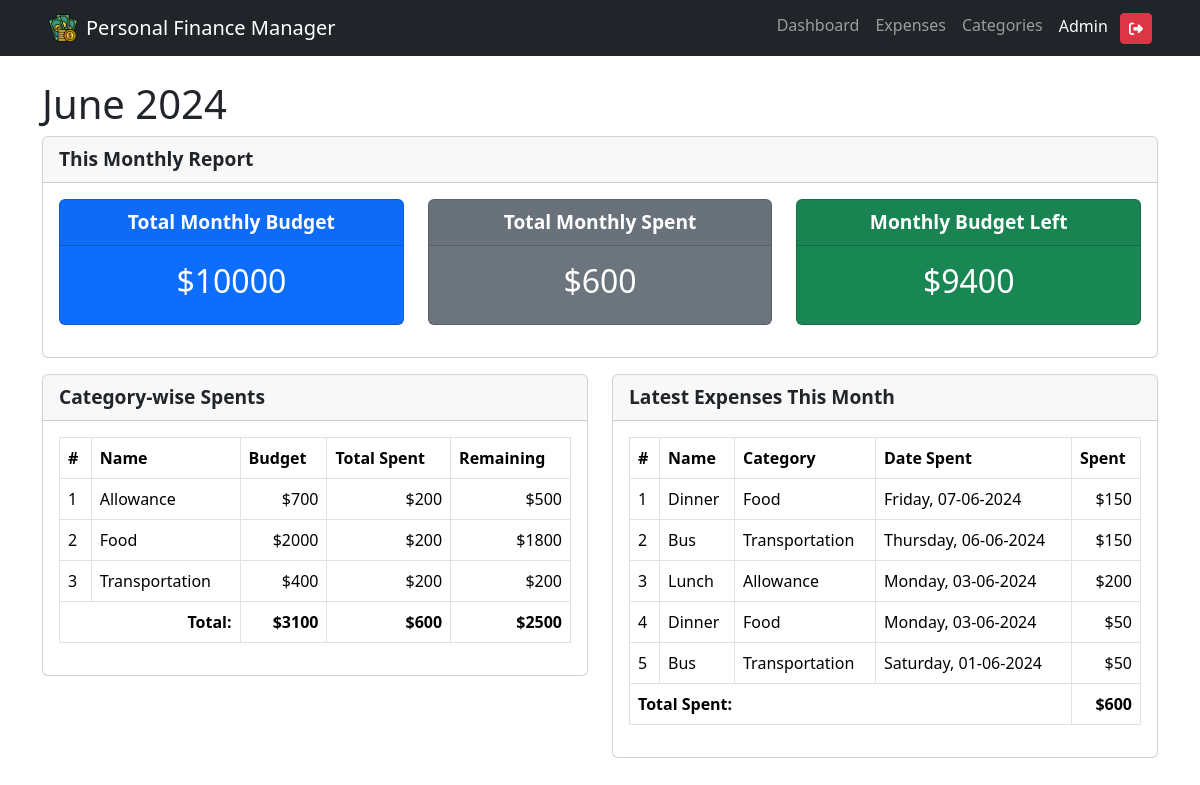
The page /dashboard.php (signed in) on the database its author committed.
### tables this page shows
CREATE TABLE `tbl_budget` (
  `id` int(11) NOT NULL AUTO_INCREMENT,
  `monthly_budget` int(11) NOT NULL,
  `tbl_user_id` int(11) DEFAULT NULL,
  PRIMARY KEY (`id`),
  KEY `tbl_budget_tbl_users_FK` (`tbl_user_id`),
  CONSTRAINT `tbl_budget_tbl_users_FK` FOREIGN KEY (`tbl_user_id`) REFERENCES `tbl_users` (`id`)
);

CREATE TABLE `tbl_expense_categories` (
  `id` int(11) NOT NULL AUTO_INCREMENT,
  `category_name` text NOT NULL,
  `category_budget` int(11) DEFAULT NULL,
  `tbl_user_id` int(11) NOT NULL,
  PRIMARY KEY (`id`),
  UNIQUE KEY `tbl_expense_categories_unique` (`category_name`) USING HASH,
  KEY `tbl_expense_categories_tbl_users_FK` (`tbl_user_id`),
  CONSTRAINT `tbl_expense_categories_tbl_users_FK` FOREIGN KEY (`tbl_user_id`) REFERENCES `tbl_users` (`id`)
);

CREATE TABLE `tbl_expenses` (
  `id` int(11) NOT NULL AUTO_INCREMENT,
  `tbl_expense_category_id` int(11) NOT NULL,
  `expense_name` text NOT NULL,
  `expense_date` date NOT NULL,
  `expense_spent` int(11) NOT NULL,
  `expense_description` text NOT NULL,
  `tbl_user_id` int(11) NOT NULL,
  PRIMARY KEY (`id`),
  KEY `tbl_expense_tbl_expense_category_id_IDX` (`tbl_expense_category_id`) USING BTREE,
  KEY `tbl_expenses_tbl_users_FK` (`tbl_user_id`),
  CONSTRAINT `tbl_expenses_tbl_expense_categories_FK` FOREIGN KEY (`tbl_expense_category_id`) REFERENCES `tbl_expense_categories` (`id`),
  CONSTRAINT `tbl_expenses_tbl_users_FK` FOREIGN KEY (`tbl_user_id`) REFERENCES `tbl_users` (`id`)
);

### dashboard.php (the view, shortened to what this page needs)
<?php
include_once "auth.php";
?>
<!DOCTYPE html>
<html lang="en">
<head>
    <?php include_once "includes/head-content.php"; ?>
</head>
<body>
    <?php include_once SITE_PATH . "includes/header.php"; ?>
    <div class="main-panel mt-4 container">
        <div class="row">
            <div class="col-12">
                <h1 class="text-bold"><?php echo date('F Y'); ?></h1>
            </div>
            <div class="col-md-12">
                <div class="card">
                    <div class="card-header">
                        This Monthly Report
                    </div>
                    <div class="card-body">
                        <div class="data-item">
                            <div class="col-md-12">
                                <div class="row">
                                    <div class="col">
                                        <?php
                                        $stmt = $conn->prepare("SELECT * FROM `tbl_budget`");
                                        $stmt->execute();
                                        $result = $stmt->fetch();
                                        if ($result) {
                                            $monthlyBudget = $result['monthly_budget'];
                                        } else {
                                            $monthlyBudget = 0;
                                        }
                                        ?>
                                        <div class="card text-white bg-primary text-center mb-3">
                                            <div class="card-header">Total Monthly Budget</div>
                                            <div class="card-body">
                                                <h2>$<?php echo $monthlyBudget; ?></h2>
                                            </div>
                                        </div>
                                    </div>
                                    <div class="col">
                                        <?php
                                        $stmt = $conn->prepare("
                                                SELECT sum(expense_spent) as total_expenses
                                                FROM `tbl_expenses`
                                                WHERE MONTH(`expense_date`) = MONTH(now())
                                            ");
                                        $stmt->execute();
                                        $result = $stmt->fetch();
                                        if ($result) {
                                            $totalExpenses = $result['total_expenses'];
                                        } else {
                                            $totalExpenses = 0;
                                        }
                                        ?>
                                        <div class="card text-white bg-secondary text-center mb-3">
                                            <div class="card-header">Total Monthly Spent</div>
                                            <div class="card-body">
                                                <h2>$<?php echo $totalExpenses; ?></h2>
                                            </div>
                                        </div>
                                    </div>
                                    <div class="col">
                                        <div class="card text-white bg-success text-center mb-3">
                                            <div class="card-header">Monthly Budget Left</div>
                                            <div class="card-body">
                                                <h2>$<?php echo ($monthlyBudget - $totalExpenses); ?></h2>
                                            </div>
                                        </div>
                                    </div>
                                </div>
                            </div>
                        </div>
                    </div>
                </div>
            </div>
            <div class="col-md-6 mt-3">
                <div class="card">
                    <div class="card-header">
                        Category-wise Spents
                    </div>
                    <div class="card-body table-responsive">
                        <table class="table table-bordered table-hover">
                            <thead>
                                <tr>
                                    <th scope="col">#</th>
                                    <th scope="col">Name</th>
                                    <th scope="col">Budget</th>
                                    <th scope="col">Total Spent</th>
                                    <th scope="col">Remaining</th>
                                </tr>
                            </thead>
                            <tbody>
                                <?php
                                $stmt = $conn->prepare("
                                    SELECT
                                        `tbl_expense_categories`.`id`,
                                        `tbl_expense_categories`.`category_name`,
                                        `tbl_expense_categories`.`category_budget`,
                                        sum(`tbl_expenses`.`expense_spent`) as total_spent,
                                        (`tbl_expense_categories`.`category_budget` - sum(`tbl_expenses`.`expense_spent`)) as remaining
                                    FROM
                                        `tbl_expense_categories`
                                    LEFT JOIN tbl_expenses ON
                                        `tbl_expenses`.`tbl_expense_category_id` = `tbl_expense_categories`.`id`
                                    WHERE
                                        MONTH(`tbl_expenses`.`expense_date`) = MONTH(now())
                                    GROUP BY `tbl_expense_categories`.`id`
                                    ORDER BY
                                        `tbl_expense_categories`.`category_name`;
                                ");
                                $stmt->execute();
                                $result = $stmt->fetchAll();
                                $i = 1;
                                $totalBudget = $totalSpent = $totalRemain = 0;
                                foreach ($result as $row) {
                                    $categoryName = $row['category_name'];
                                    $categoryBudget = $row['category_budget'];
                                    $categorySpent = $row['total_spent'];
                                    $categoryRemain = $row['remaining'];
                                    $totalBudget += $categoryBudget;
                                    $totalSpent += $categorySpent;
                                    $totalRemain += $categoryRemain;
                                ?>
                                    <tr>
                                        <td><?php echo $i++ ?></td>
                                        <td><?php echo $categoryName ?></td>
                                        <td style="text-align: right;">$<?php echo $categoryBudget ?></td>
                                        <td style="text-align: right;">$<?php echo $categorySpent ?></td>
                                        <td style="text-align: right;">$<?php echo $categoryRemain ?></td>
                                    </tr>
                                <?php
                                }
                                ?>
                                <tr style="font-weight: bold;">
                                    <td colspan="2" style="text-align: right;">Total: </td>
                                    <td style="text-align: right;">$<?php echo $totalBudget ?></td>
                                    <td style="text-align: right;">$<?php echo $totalSpent ?></td>
                                    <td style="text-align: right;">$<?php echo $totalRemain ?></td>
                                </tr>
                            </tbody>
                        </table>
                    </div>
                </div>
            </div>
            <div class="col-md-6 mt-3">
                <div class="card">
                    <div class="card-header">
                        Latest Expenses This Month
                    </div>
                    <div class="card-body">
                        <div class="data-item">
                            <div class="col-md-12 table-responsive">
                                <table class="table table-bordered table-hover">
                                    <thead>
                                        <tr>
                                            <th scope="col">#</th>
                                            <th scope="col">Name</th>
                                            <th scope="col">Category</th>
                                            <th scope="col">Date Spent</th>
                                            <th scope="col">Spent</th>
                                        </tr>
                                    </thead>
                                    <tbody>
                                        <?php
                                        $stmt = $conn->prepare("
                                            SELECT
                                                `tbl_expenses`.`id`,
                                                `tbl_expenses`.`tbl_expense_category_id`,
                                                `tbl_expenses`.`expense_name`,
                                                `tbl_expense_categories`.`category_name`,
                                                `tbl_expenses`.`expense_date`,
                                                `tbl_expenses`.`expense_spent`,
                                                `tbl_expenses`.`expense_description`
                                            FROM
                                                `tbl_expenses`
                                            LEFT JOIN tbl_expense_categories ON
                                                `tbl_expenses`.`tbl_expense_category_id` = `tbl_expense_categories`.`id`
                                            WHERE MONTH(`tbl_expenses`.`expense_date`) = MONTH(now())
                                            ORDER BY `tbl_expenses`.`expense_date` DESC
                                            LIMIT 5
                                        ");
                                        $stmt->execute();
                                        $result = $stmt->fetchAll();
                                        $i = 1;
                                        $totalSpent = 0;
                                        foreach ($result as $row) {
                                            $expenseID = $row['id'];
                                            $expenseName = $row['expense_name'];
                                            $categoryName = $row['category_name'];
                                            $expenseDate = date('l, d-m-Y', strtotime($row['expense_date']));
                                            $expenseSpent = $row['expense_spent'];
                                            $totalSpent += $expenseSpent;
                                        ?>
                                            <tr>
                                                <td><?php echo $i++ ?></td>
                                                <td id="expenseName-<?= $expenseID ?>"><?php echo $expenseName ?></td>
                                                <td id="categoryName-<?= $expenseID ?>"><?php echo $categoryName ?></td>
                                                <td id="expenseDate-<?= $expenseID ?>"><?php echo $expenseDate ?></td>
                                                <td id="expenseSpent-<?= $expenseID ?>" style="text-align: right;">$<?php echo $expenseSpent ?></td>
                                            </tr>
                                        <?php
                                        }
                                        ?>
                                        <tr style="font-weight: bold;">
                                            <td colspan="4">Total Spent: </td>
                                            <td colspan="2" style="text-align: right;">$<?php echo $totalSpent; ?></td>
                                        </tr>
                                    </tbody>
                                </table>
                            </div>
                        </div>
                    </div>
                </div>
            </div>
        </div>
    </div>
</body>
</html>

### assets/css/style.css (style rules this page uses)
.card-header { font-size: 120%; font-weight: bold; }

### rows shown on the page
tbl_budget: monthly_budget "10000"
tbl_expense_categories: category_name "Allowance", category_budget "700", categorySpent "200", categoryRemain "500"
tbl_expense_categories: category_name "Food", category_budget "2000", categorySpent "200", categoryRemain "1800"
tbl_expense_categories: category_name "Transportation", category_budget "400", categorySpent "200", categoryRemain "200"
tbl_expenses: expense_name "Dinner", tbl_expense_category.category_name "Food", expense_date "Friday, 07-06-2024", expense_spent "150"
tbl_expenses: expense_name "Bus", tbl_expense_category.category_name "Transportation", expense_date "Thursday, 06-06-2024", expense_spent "150"
tbl_expenses: expense_name "Lunch", tbl_expense_category.category_name "Allowance", expense_date "Monday, 03-06-2024", expense_spent "200"
tbl_expenses: expense_name "Dinner", tbl_expense_category.category_name "Food", expense_date "Monday, 03-06-2024", expense_spent "50"
tbl_expenses: expense_name "Bus", tbl_expense_category.category_name "Transportation", expense_date "Saturday, 01-06-2024", expense_spent "50"

### other values the page prints
$_SESSION['NAME'] "Admin"
$totalExpenses "600"
$monthlyBudget - $totalExpenses "9400"
$totalBudget "3100"
$totalSpent "600"
$totalRemain "2500"
